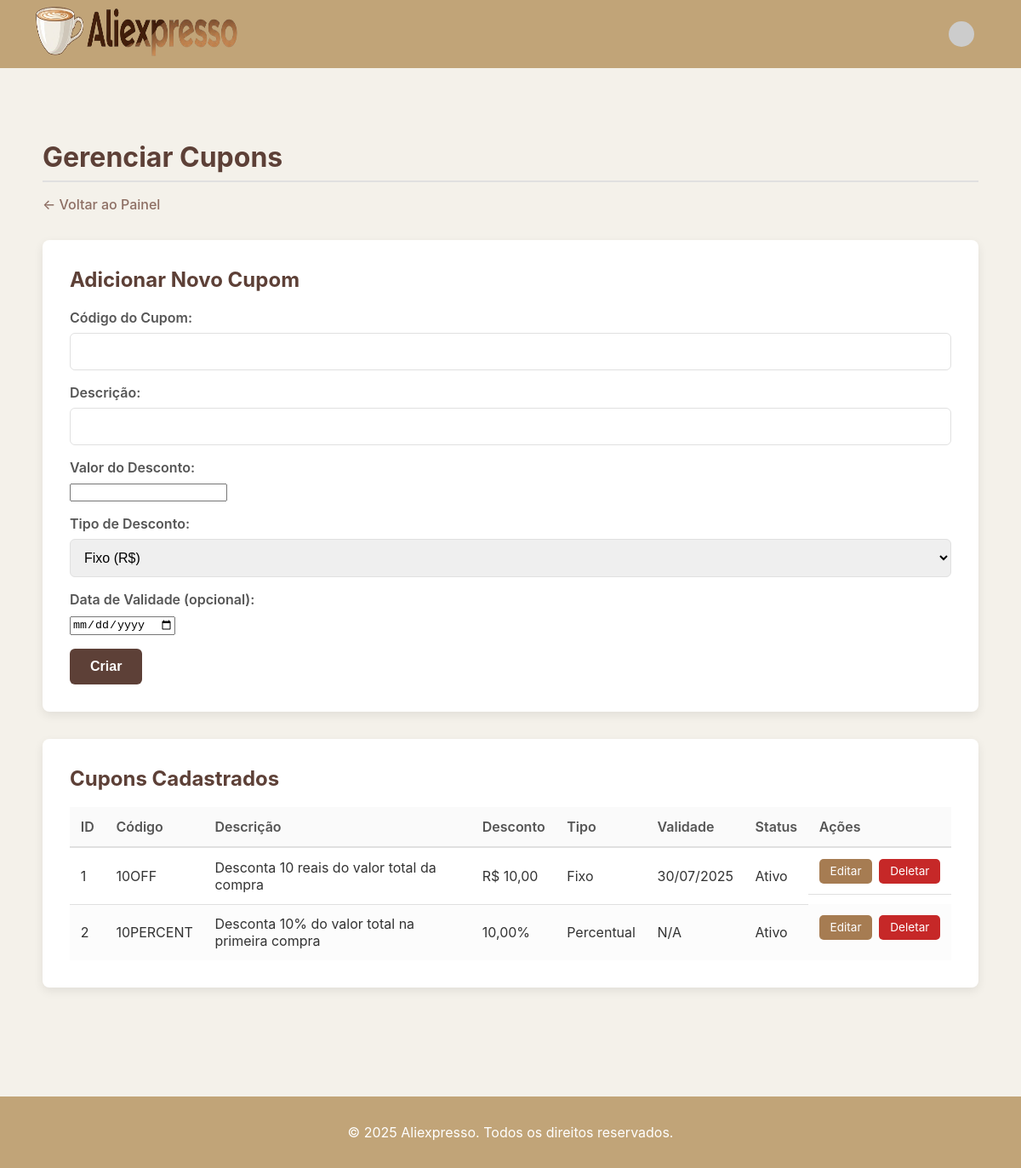
/index.php?page=admin&action=cupons (signed in), run on an earlier commit of the app's database.
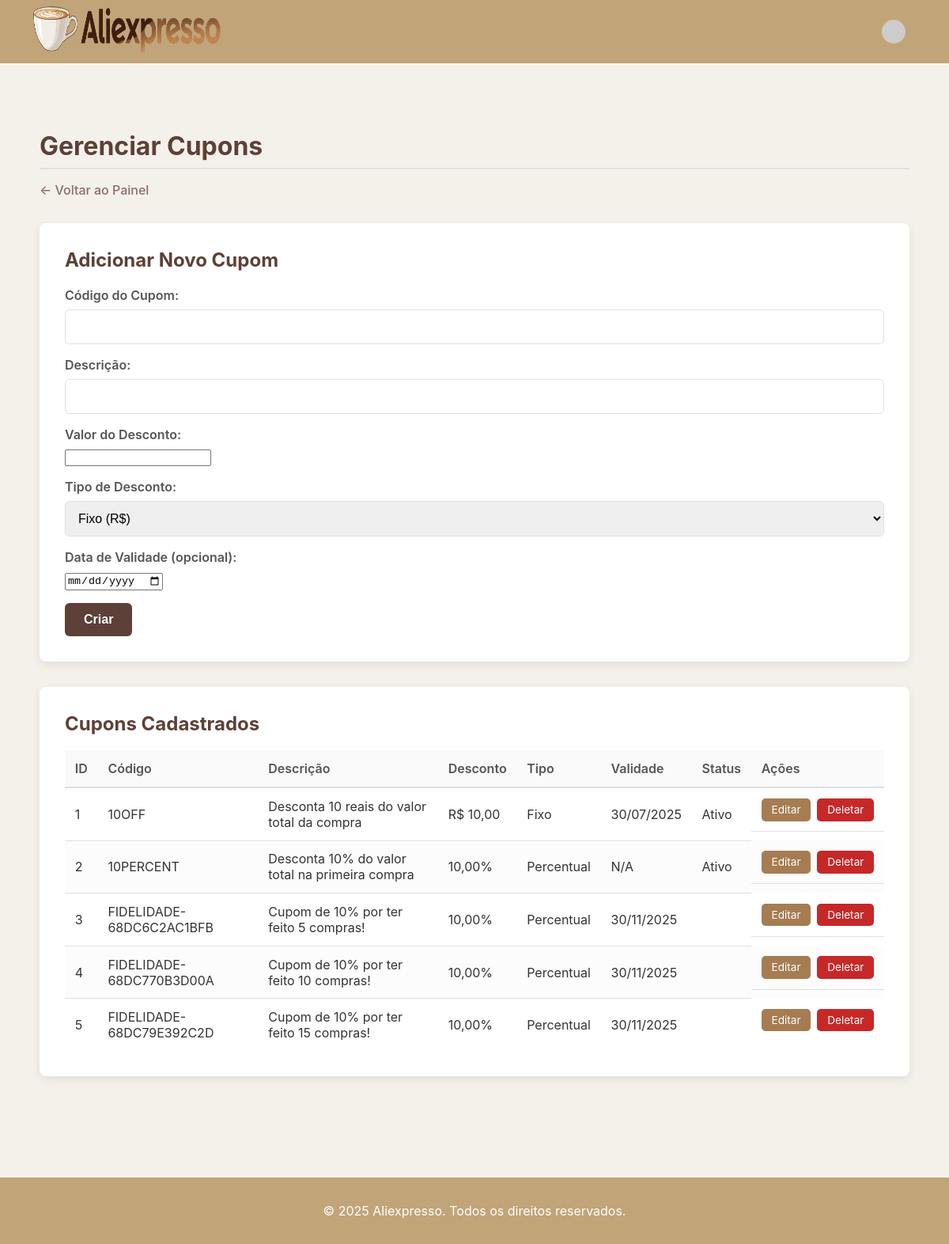
And on a later commit of the database.
### tables this page shows
CREATE TABLE `cupons` (
  `id_cupom` int(11) NOT NULL,
  `codigo` varchar(50) NOT NULL,
  `descricao` varchar(255) DEFAULT NULL,
  `valor_desconto` decimal(10,2) NOT NULL,
  `tipo` enum('fixo','percentual') NOT NULL DEFAULT 'fixo',
  `data_validade` date DEFAULT NULL,
  `status` enum('ativo','expirado') NOT NULL DEFAULT 'ativo'
);

### controller/AdminController.php (called while the page is built, shortened)
<?php
    class AdminController
    {
        private $cupomModel;
        public function __construct() {
            $this->cupomModel = new CupomModel();
        }
        public function cupons() {
            $coupons = $this->cupomModel->getAll();
            $couponToEdit = null;
            require_once __DIR__ . '/../view/admin/cupom_crud.php';
        }
    }
?>

### autoloader.php (called while the page is built, shortened)
<?php
    spl_autoload_register(function ($class) {
        $prefix = 'Aliexpresso\\';
        $base_dir = __DIR__ . '/';
        $len = strlen($prefix);
        $relative_class = substr($class, $len);
        $path = str_replace('\\', '/', $relative_class);
        $last_slash_pos = strrpos($path, '/');
        if ($last_slash_pos === false) {
            $directory_path = '';
            $class_file_name = $path;
        } else {
            $directory_path = substr($path, 0, $last_slash_pos);
            $class_file_name = substr($path, $last_slash_pos + 1);
        }
        $file = $base_dir . strtolower($directory_path) . '/' . $class_file_name . '.php';
    });
?>

### model/Database.php (called while the page is built)
<?php
    class Database {
        private static $instance = null;
        private $conn;
        private function __construct() {
            try {
                $dsn = 'mysql:host=localhost;port=3306;dbname=aliexpresso;charset=utf8mb4';
                $this->conn = new PDO($dsn, 'root', '');
                $this->conn->setAttribute(PDO::ATTR_ERRMODE, PDO::ERRMODE_EXCEPTION);
                $this->conn->setAttribute(PDO::ATTR_DEFAULT_FETCH_MODE, PDO::FETCH_ASSOC);
            } catch (PDOException $e) {
                die("Erro na conexão: " . $e->getMessage());
            }
        }
        public static function getInstance() {
            if (self::$instance === null) {
                self::$instance = new Database();
            }
            return self::$instance;
        }
        public function getConnection() {
            return $this->conn;
        }
    }
?>

### model/CupomModel.php (called while the page is built, shortened)
<?php
require_once __DIR__ . '/Database.php';
class CupomModel
{
    private $pdo;
    public function __construct() {
        $this->pdo = \Database::getInstance()->getConnection();
    }
    public function getAll() {
        $stmt = $this->pdo->prepare("SELECT * FROM cupons ORDER BY id_cupom ASC");
        $stmt->execute();
        return $stmt->fetchAll(PDO::FETCH_ASSOC);
    }
}

### view/admin/cupom_crud.php (the view, shortened to what the changed rows need)
<!DOCTYPE html>
<html lang="pt-br">
<head>
    <link rel="stylesheet" href="assets/css/admin.css">
    <link rel="stylesheet" href="assets/css/header.css">
    <link rel="stylesheet" href="assets/css/footer.css">
    <link rel="stylesheet" href="https://cdnjs.cloudflare.com/ajax/libs/font-awesome/6.0.0-beta3/css/all.min.css">
</head>
<body>
    <main class="admin-container">
        <h1>Gerenciar Cupons</h1>
        <div class="form-container">
            <h2><?= isset($couponToEdit) ? 'Editar Cupom' : 'Adicionar Novo Cupom' ?></h2>
        </div>
        <div class="table-container">
            <h2>Cupons Cadastrados</h2>
            <table>
                <thead>
                    <tr>
                        <th>ID</th>
                        <th>Código</th>
                        <th>Descrição</th>
                        <th>Desconto</th>
                        <th>Tipo</th>
                        <th>Validade</th>
                        <th>Status</th>
                        <th>Ações</th>
                    </tr>
                </thead>
                <tbody>
                    <?php foreach ($coupons as $coupon): ?>
                    <tr>
                        <td><?= $coupon['id_cupom'] ?></td>
                        <td><?= htmlspecialchars($coupon['codigo']) ?></td>
                        <td><?= htmlspecialchars($coupon['descricao']) ?></td>
                        <td>
                            <?= ($coupon['tipo'] === 'fixo' ? 'R$ ' : '') . number_format($coupon['valor_desconto'], 2, ',', '.') . ($coupon['tipo'] === 'percentual' ? '%' : '') ?>
                        </td>
                        <td><?= ucfirst($coupon['tipo']) ?></td>
                        <td><?= $coupon['data_validade'] ? date('d/m/Y', strtotime($coupon['data_validade'])) : 'N/A' ?></td>
                        <td><?= ucfirst($coupon['status']) ?></td>
                        <td class="actions">
                            <a href="index.php?page=admin&action=cupons&edit_id=<?= $coupon['id_cupom'] ?>" class="btn-edit">Editar</a>
                            <a href="index.php?page=admin&action=deleteCoupon&id=<?= $coupon['id_cupom'] ?>" class="btn-delete" onclick="return confirm('Tem certeza?');">Deletar</a>
                        </td>
                    </tr>
                    <?php endforeach; ?>
                </tbody>
            </table>
        </div>
    </main>

What changed in the data, as far as the page shows it:
added cupons: id_cupom "3", codigo "FIDELIDADE-68DC6C2AC1BFB", descricao "Cupom de 10% por ter feito 5 compras!", valor_desconto "10,00", tipo "Percentual", data_validade "30/11/2025"
added cupons: id_cupom "4", codigo "FIDELIDADE-68DC770B3D00A", descricao "Cupom de 10% por ter feito 10 compras!", valor_desconto "10,00", tipo "Percentual", data_validade "30/11/2025"
added cupons: id_cupom "5", codigo "FIDELIDADE-68DC79E392C2D", descricao "Cupom de 10% por ter feito 15 compras!", valor_desconto "10,00", tipo "Percentual", data_validade "30/11/2025"
